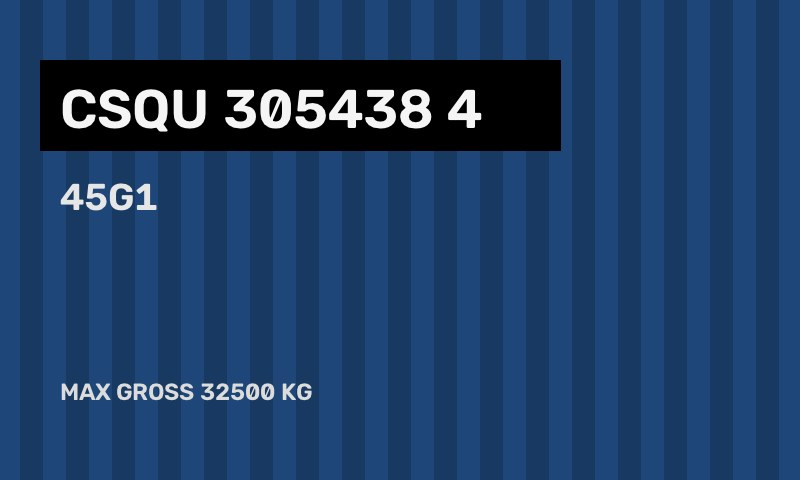
#> input picture services/ocr/samples/container_bad_check.jpg, 800 x 480 px
$ python -i engine.py   (imports and definitions only)
#> lines starting #> are read from the running program, lines starting #| are printed output that depends on the picture
### services/ocr/iso6346.py
"""ISO 6346 container number validation (owner code + category + serial + check digit)."""
import re

_VALUES = {}
_v = 10
for _c in "ABCDEFGHIJKLMNOPQRSTUVWXYZ":
    if _v % 11 == 0:
        _v += 1
    _VALUES[_c] = _v
    _v += 1
#> further down, picture is the input picture: shape (480, 800, 3); mean B, G, R 102.2, 62.3, 30.5
_PATTERN = re.compile(r"^[A-Z]{3}[UJZR]\d{6}\d$")


# [15 lines left out: functions check_digit, validate, not called in this run]

### services/ocr/engine.py
"""Native Python OCR for gate images: OpenCV preprocessing + PP-OCR models (PaddleOCR, ONNX runtime via RapidOCR).
Extracts ISO 6346 container numbers (with check-digit repair of common OCR confusions) and licence plates, with confidence."""
from __future__ import annotations
import re
from dataclasses import dataclass, asdict
from functools import lru_cache
from itertools import product
import cv2
import numpy as np
from iso6346 import validate, check_digit

CONFIDENCE_FLOOR = 0.85
TO_DIGIT = {"O": "0", "Q": "0", "D": "0", "I": "1", "L": "1", "Z": "2", "S": "5", "B": "8", "G": "6", "T": "7"}
TO_ALPHA = {v: k for k, v in {"O": "0", "I": "1", "Z": "2", "S": "5", "B": "8", "G": "6"}.items()}
CONTAINER_RE = re.compile(r"[A-Z0-9]{3}[UJZR][A-Z0-9]{7}")
PLATE_RE = re.compile(r"\b(?=[A-Z0-9-]*\d)(?=[A-Z0-9-]*[A-Z])[A-Z0-9]{1,4}(?:[- ]?[A-Z0-9]{1,4}){1,3}\b")


@dataclass
class Token:
    text: str
    score: float
    box: list


# [18 lines left out: functions _engine, engine_name, decode, not called in this run]


def preprocess(img: np.ndarray) -> np.ndarray:
    """Resize to a working size, equalise contrast (CLAHE) to cope with glare and night shots."""
    h, w = img.shape[:2]
#> h = 480; w = 800
    s = 1600 / max(h, w)
#> s = 2
    if s < 1 or max(h, w) < 640:
        img = cv2.resize(img, None, fx=s, fy=s, interpolation=cv2.INTER_AREA if s < 1 else cv2.INTER_CUBIC)
    lab = cv2.cvtColor(img, cv2.COLOR_BGR2LAB)
#> lab: shape (480, 800, 3); mean of channels 0, 1, 2 66.1, 131.6, 101.5
    l, a, b = cv2.split(lab)
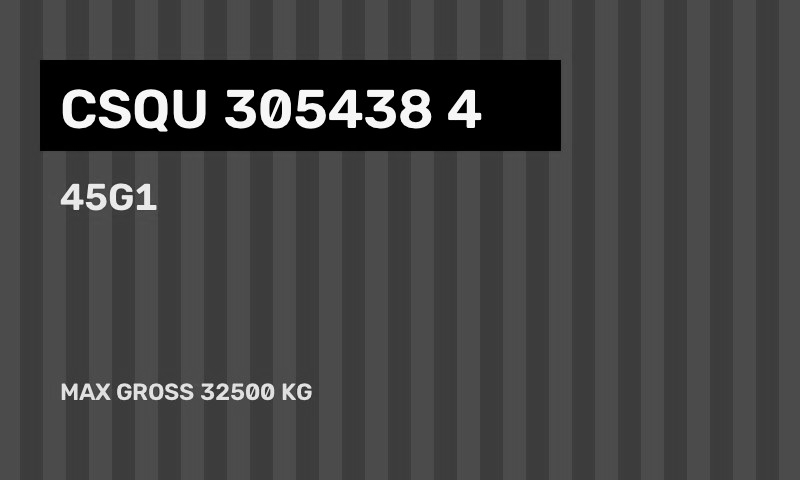
#> l: shape (480, 800); min 0, max 255, mean 66.1
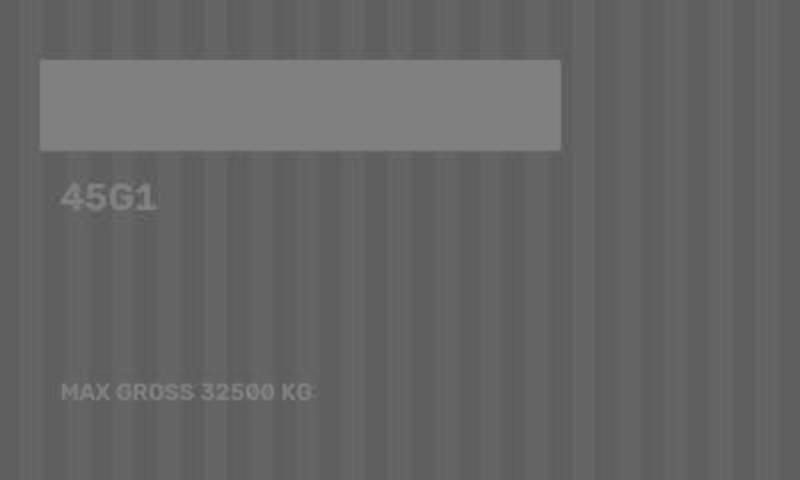
#> b: shape (480, 800); min 87, max 140, mean 101.5
    l = cv2.createCLAHE(clipLimit=2.0, tileGridSize=(8, 8)).apply(l)
    return cv2.cvtColor(cv2.merge((l, a, b)), cv2.COLOR_LAB2BGR)


# [33 lines left out: functions tokens, repair_container, find_container, not called in this run]


_TO_L = str.maketrans("01258", "OIZSB"); _TO_D = str.maketrans("OIQDZSBG", "01102586")
SIV_RE = re.compile(r"[A-Z0-9]{2}-[A-Z0-9]{3}-[A-Z0-9]{2}")


# [36 lines left out: functions repair_plate, find_plate, read_image, not called in this run]

>>> import cv2
>>> picture = cv2.imread('samples/container_bad_check.jpg')
>>> result = preprocess(picture)

$ run again, on services/ocr/samples/container_noisy_tilted.jpg
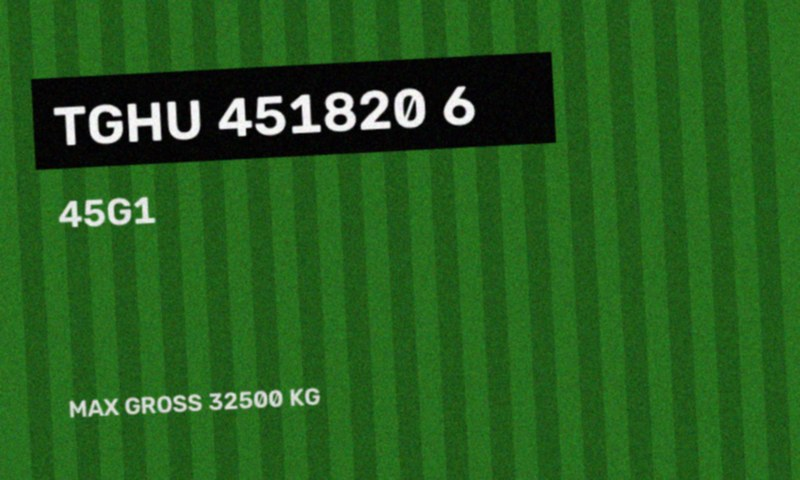
#> input picture services/ocr/samples/container_noisy_tilted.jpg, 800 x 480 px
#> picture is the input picture: shape (480, 800, 3); mean B, G, R 30.3, 93.8, 38.2
#> lab: shape (480, 800, 3); mean of channels 0, 1, 2 89, 97.2, 157.5
#> in preprocess, `l = cv2.createCLAHE(clipLimit=2.0, tileGridSize=(8, 8)).apply(l)`:
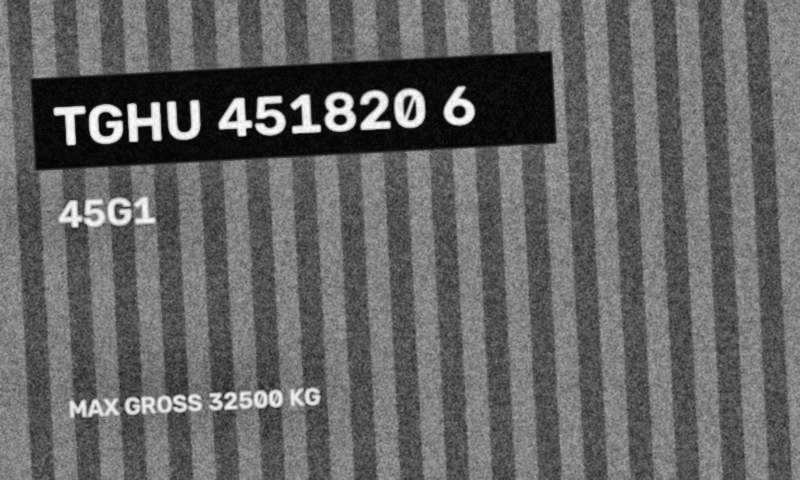
#> l: shape (480, 800); min 1, max 255, mean 100.2
#> in preprocess, `return cv2.cvtColor(cv2.merge((l, a, b)), cv2.COLOR_LAB2BGR)`:
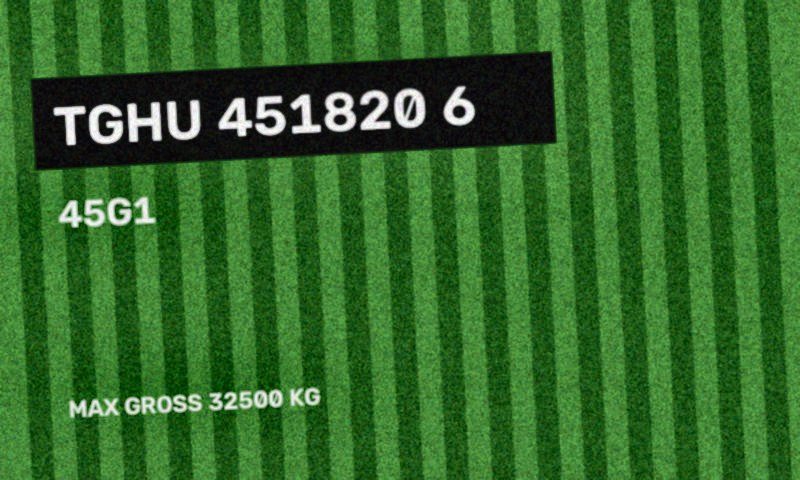
#> returned value: shape (480, 800, 3); mean B, G, R 41.2, 105.6, 50.2

$ run again, on services/ocr/samples/plate_day.jpg
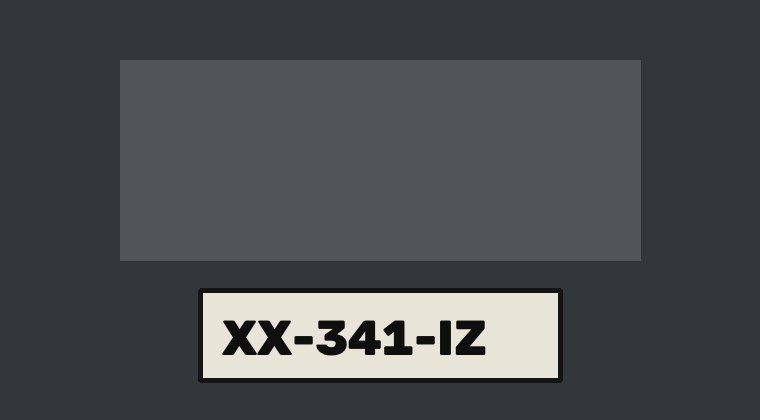
#> input picture services/ocr/samples/plate_day.jpg, 760 x 420 px
#> picture is the input picture: shape (420, 760, 3); mean B, G, R 80.1, 77.5, 73.3
#> lab: shape (420, 760, 3); mean of channels 0, 1, 2 81.3, 127, 125.8
#> in preprocess, `l, a, b = cv2.split(lab)`:
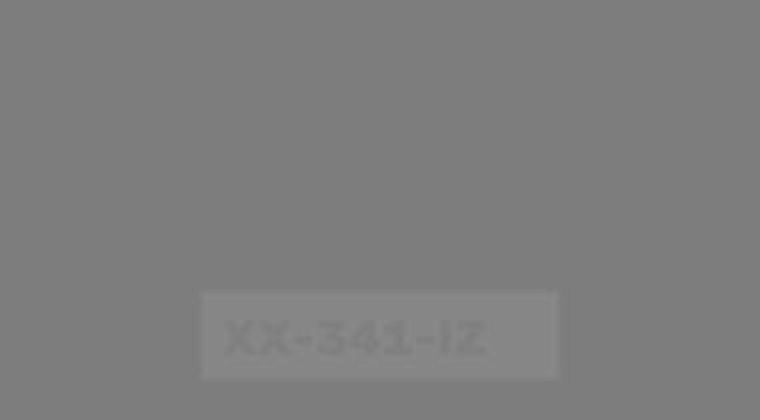
#> b: shape (420, 760); min 123, max 138, mean 125.8
